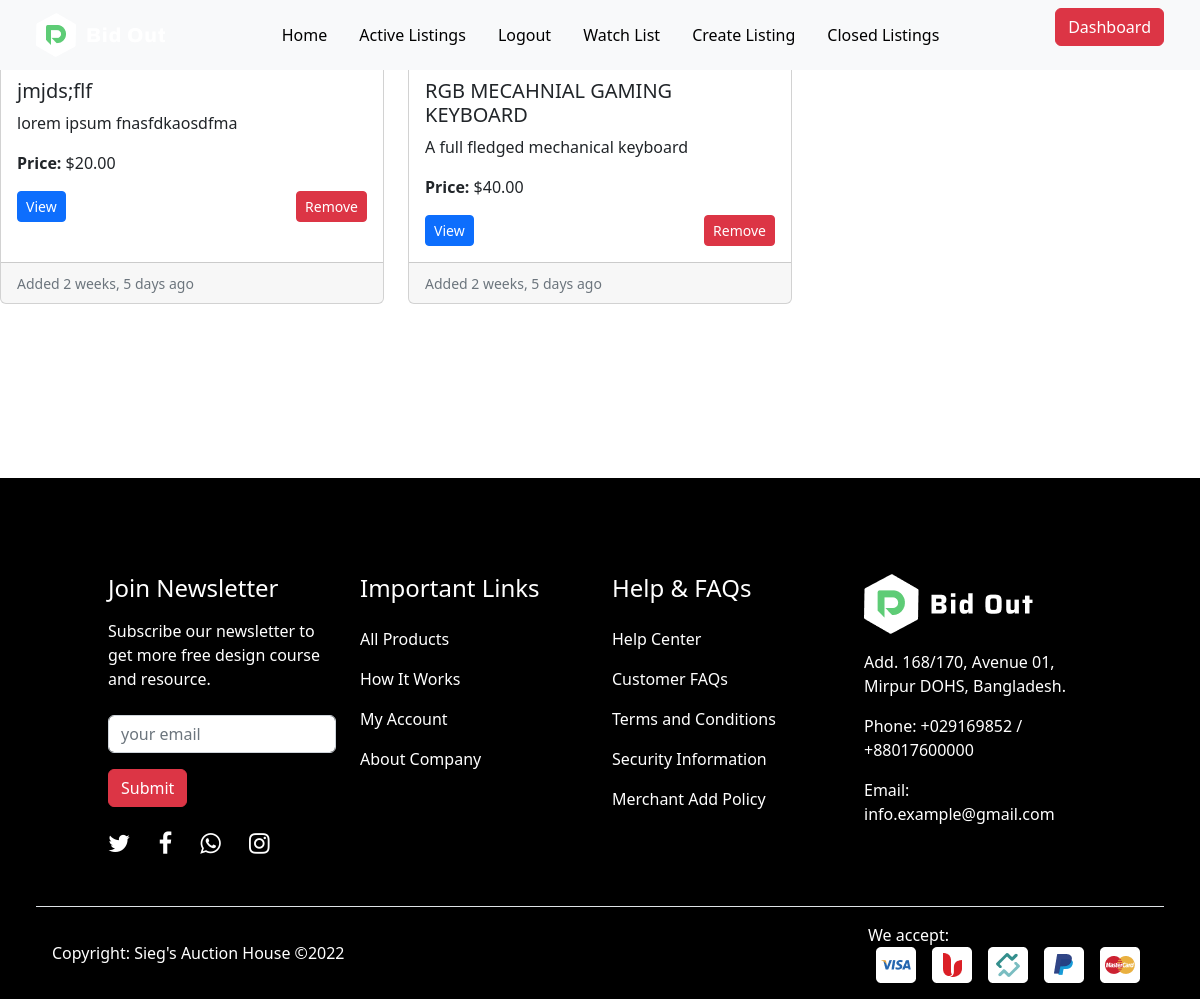
The page /watchlist/ (signed in) on the database its author committed.
### watchlist/models.py (models this page shows, shortened)
class Watchlist(models.Model):
    user = models.ForeignKey(User, on_delete=models.CASCADE, related_name='user_watchlist')
    listing = models.ForeignKey(AuctionListing, on_delete=models.CASCADE, related_name='watchlisted_by')
    added_at = models.DateTimeField(auto_now_add=True)
    class Meta:
        unique_together = ('user', 'listing')  # Prevent duplicates
        ordering = ['-added_at']

### auctions/models.py (models this page shows, shortened)
class AuctionListing(models.Model):
    title = models.CharField(max_length=100)
    description = models.TextField()
    starting_bid = models.DecimalField(max_digits=10, decimal_places=2)
    current_price = models.DecimalField(max_digits=10, decimal_places=2)
    imageurl = models.URLField(blank=True, null=True)
    category = models.ForeignKey(Category, on_delete=models.CASCADE)
    date_added = models.DateTimeField(auto_now_add=True)
    end_date = models.DateTimeField(null=True, blank=True)  # Added this field
    author = models.ForeignKey(User, on_delete=models.CASCADE, related_name='listings')
    is_active = models.BooleanField(default=True)
    winner = models.ForeignKey(User, on_delete=models.SET_NULL, null=True, blank=True, related_name='won_auctions')
    class Meta:
        ordering = ['-date_added']

### watchlist/views.py (the view)
# urls.py: path('watchlist/', watchlist_view, name='watchlist'),
@login_required
def watchlist_view(request):
    watchlist_items = request.user.user_watchlist.select_related('listing').all()
    return render(request, 'watchlist/watchlist.html', {
        'watchlist_items': watchlist_items
    })

### watchlist/templates/watchlist/watchlist.html (shortened to what this page needs)
{% extends "auctions/layout.html" %}
{% block content %}
    <h2>Your Watchlist</h2>
    <div class="row">
        {% for item in watchlist_items %}
            <div class="col-md-4 mb-4">
                <div class="card h-100">
                    <div class="card-body">
                        <h5 class="card-title">{{ item.listing.title }}</h5>
                        <p class="card-text">{{ item.listing.description|truncatechars:100 }}</p>
                        <p class="card-text"><strong>Price:</strong> ${{ item.listing.current_price }}</p>
                        <div class="d-flex justify-content-between">
                            <a href="{% url 'auctions:listing_detail' item.listing.id %}" class="btn btn-primary btn-sm">View</a>
                            <form method="post" action="{% url 'watchlist:toggle_watchlist' item.listing.id %}">
                                <button type="submit" class="btn btn-danger btn-sm">Remove</button>
                            </form>
                        </div>
                    </div>
                    <div class="card-footer">
                        <small class="text-muted">Added {{ item.added_at|timesince }} ago</small>
                    </div>
                </div>
            </div>
        {% empty %}
            <div class="col-12">
                <div class="alert alert-info">
                    Your watchlist is empty. Add items from listings.
                </div>
            </div>
        {% endfor %}
    </div>
{% endblock %}

### static/assets/css/style.css (style rules this page uses)
* { box-sizing: border-box; }
a { color: unset; text-decoration: none; }

### rows shown on the page
Watchlist: listing "jmjds;flf", listing.description "lorem ipsum fnasfdkaosdfma", listing.current_price "20.00", added_at "2 weeks, 5 days"
Watchlist: listing "RGB MECAHNIAL GAMING KEYBOARD", listing.description "A full fledged mechanical keyboard", listing.current_price "40.00", added_at "2 weeks, 5 days"
